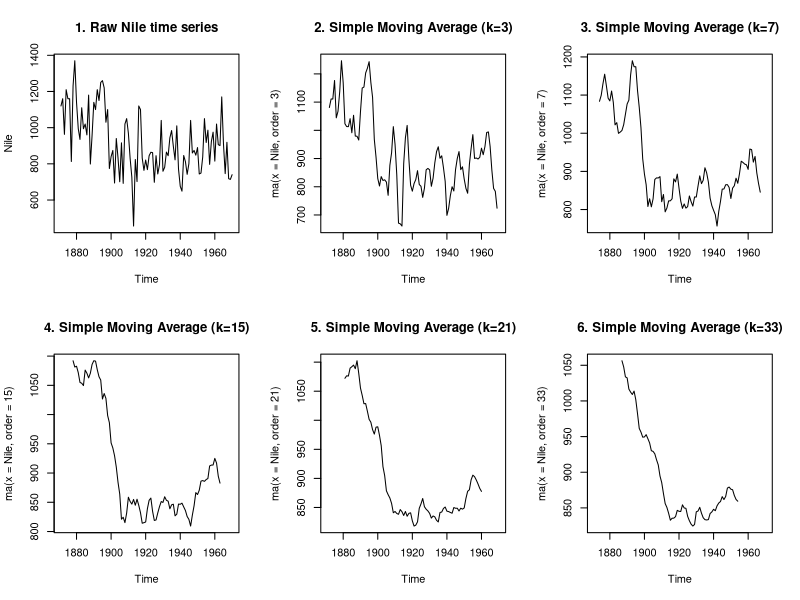
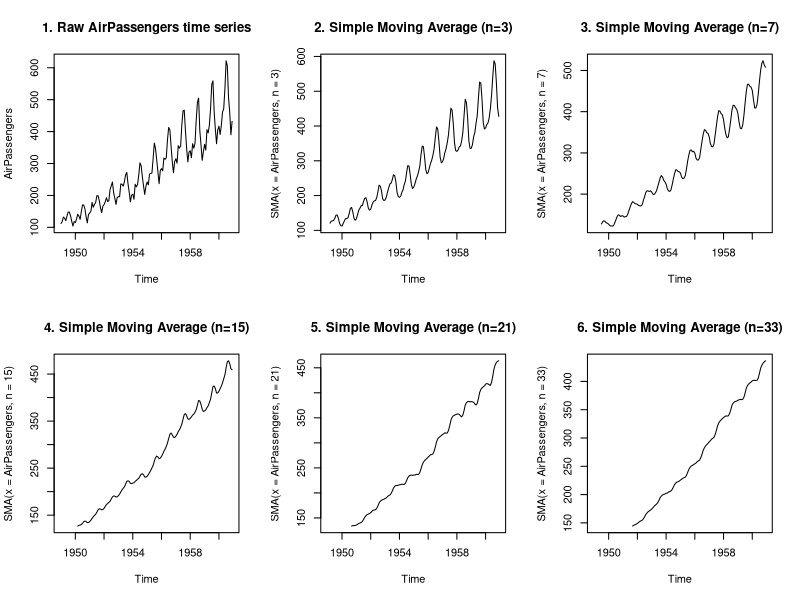
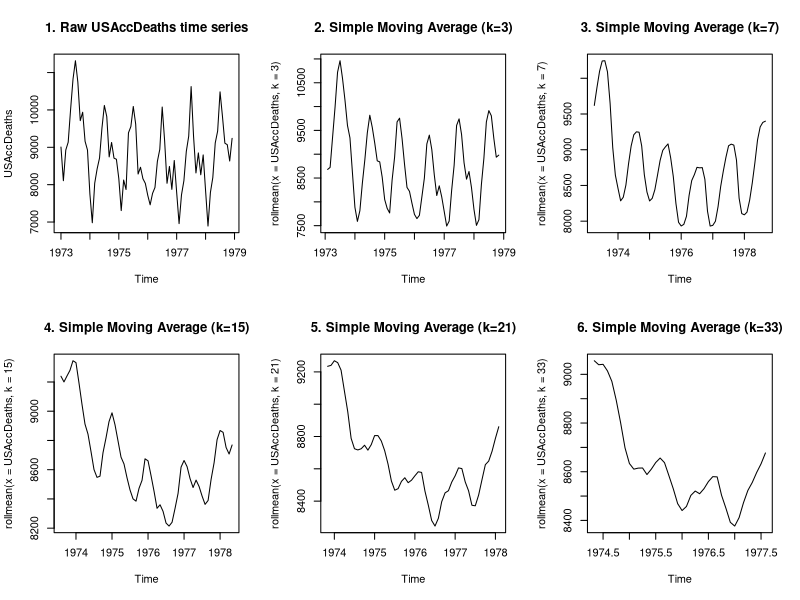

These charts were generated, in order, by the following R code:

#-----------------------------------------------------
# 평활화 기법(Smoothing Methods)
#-----------------------------------------------------
# 데이터 셋를 모델링 하기전에, 기술통계와 시각화로, 
# 데이터 셋을 탐색하는 과정이 있듯이, 
# 시계열(time-series)에서도, 복잡한 모델 구성에 앞서,
# 수치나 시각화로, 시계열을 기술하는 일이, 
# 분석작업의 출발점.
#
# 평활화(smoothing)는, 일반적인 시계열의 복잡한 
# 추세(trend)를 명확하게 파악하기 위한 방법임.
#
# 평활화 방법(smoothing methods) : 
#   단순이동평균(simple moving average)
#
# 시계열은 전형적으로, 명백한 불규칙(or 오차)성분을 포함.
# 시계열 자료의 특정 패턴을 파악하기 위해, 이같은 급격한 
# 파동을 줄이는 평활화(smoothing) 곡선 플롯(curve-plot) 필요.
# 시계열을 평활화하는 가장 단순한 방법은, 
#   '이동평균'(moving average)을 사용하는 방법임.
# 예: 시계열 자료의 각 점은,
#      - 특정시점(a time point) 관측치와
#      - 위 관측치의 이전과 이후 관측치의 평균으로 대체
#      - 이 방법을, '중심이동평균'(centered moving average)라고 함
#
# R에서는, 위의 단순이동평균을 지원하는 아래와 같은 함수들 제공:
#     (1) SMA{TTR}
#     (2) rollmean{ZOO} -> 이전 R 파일에서 실습했었음.
#     (3) ma{forecast}  -> 가장 직관적이고 사용하기 쉬움.
# 이때, 소위 평활수준(평균화한 관측치의 개수)는, 
# 보통 홀수로 선택. (k=3,7,15,..)
#
graphics.off()
op = par(mfrow=c(2,3))  # plot window divied into 2x3 grids


#---------------
# (1) ma{forecast} function : Moving-average smoothing
#---------------
library(forecast)
data(Nile)

plot(Nile, main = '1. Raw Nile time series')
plot(ma(x = Nile, order = 3), 
     main = '2. Simple Moving Average (k=3)')
plot(ma(x = Nile, order = 7), 
     main = '3. Simple Moving Average (k=7)')
plot(ma(x = Nile, order = 15), 
     main = '4. Simple Moving Average (k=15)')
plot(ma(x = Nile, order = 21), 
     main = '5. Simple Moving Average (k=21)')
plot(ma(x = Nile, order = 33), 
     main = '6. Simple Moving Average (k=33)')

#---------------
# (2) SMA{TTR} function : Moving Averages
# >library(TTR)
# >SMA(x = ts, n = 평활수준)
#---------------
library(TTR)
data("AirPassengers")

plot(AirPassengers, 
     main = '1. Raw AirPassengers time series')
plot(SMA(x = AirPassengers, n = 3), 
     main = '2. Simple Moving Average (n=3)')
plot(SMA(x = AirPassengers, n = 7), 
     main = '3. Simple Moving Average (n=7)')
plot(SMA(x = AirPassengers, n = 15), 
     main = '4. Simple Moving Average (n=15)')
plot(SMA(x = AirPassengers, n = 21), 
     main = '5. Simple Moving Average (n=21)')
plot(SMA(x = AirPassengers, n = 33), 
     main = '6. Simple Moving Average (n=33)')

#---------------
# (3) rollmean{zoo} function : Rolling Means
# >library(zoo)
# >rollmean(x = ts, k = 평활수준)
#---------------
library(zoo)
library(TTR)
data("USAccDeaths")

plot(USAccDeaths, 
     main = '1. Raw USAccDeaths time series')
plot(rollmean(x = USAccDeaths, k = 3), 
     main = '2. Simple Moving Average (k=3)')
plot(rollmean(x = USAccDeaths, k = 7), 
     main = '3. Simple Moving Average (k=7)')
plot(rollmean(x = USAccDeaths, k = 15), 
     main = '4. Simple Moving Average (k=15)')
plot(rollmean(x = USAccDeaths, k = 21), 
     main = '5. Simple Moving Average (k=21)')
plot(rollmean(x = USAccDeaths, k = 33), 
     main = '6. Simple Moving Average (k=33)')

par(op)

#-----------------------------------------------------
# 중요 포인트 :
#-----------------------------------------------------
# '평활수준'(k값)이 증가하면서, 시계열 플롯은 ,
# 지속적으로 평활화됨. 
# 주의) 따라서, 이때 과소/과대 평활하지 않고, 
# 자료의 주요 패턴을 분명하게 확인할 수 있는 
# k값('평활수준')을 찾는 것이 중요
#-----------------------------------------------------
